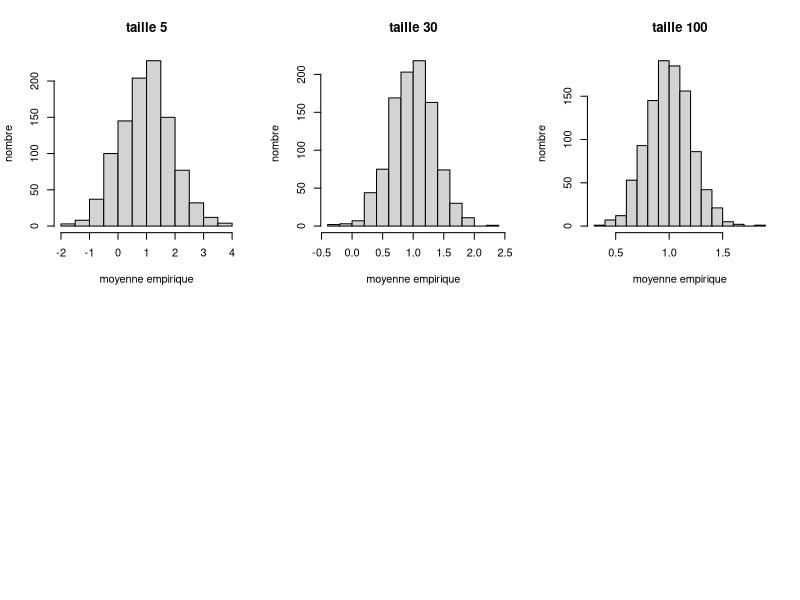
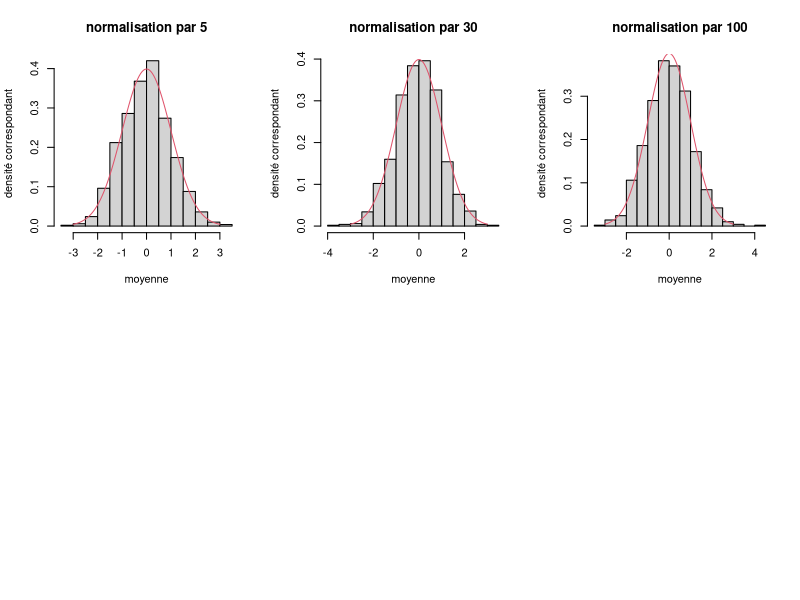
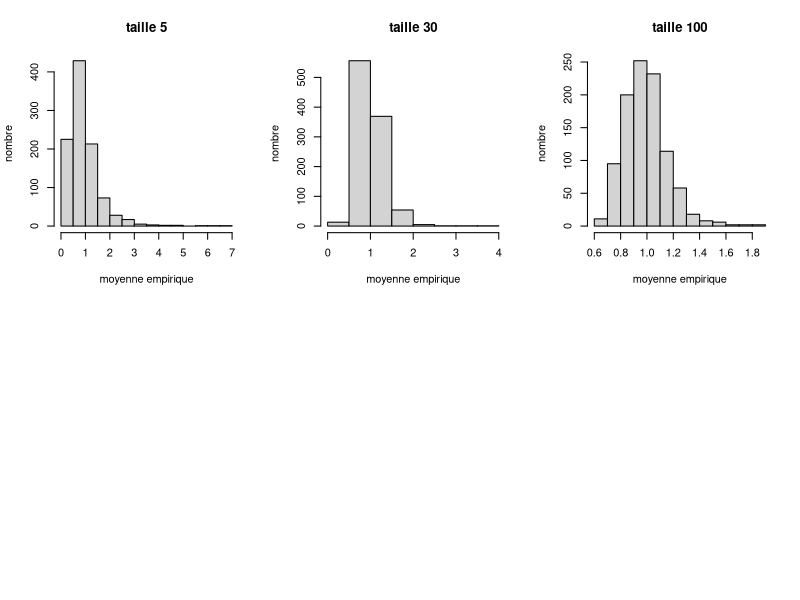
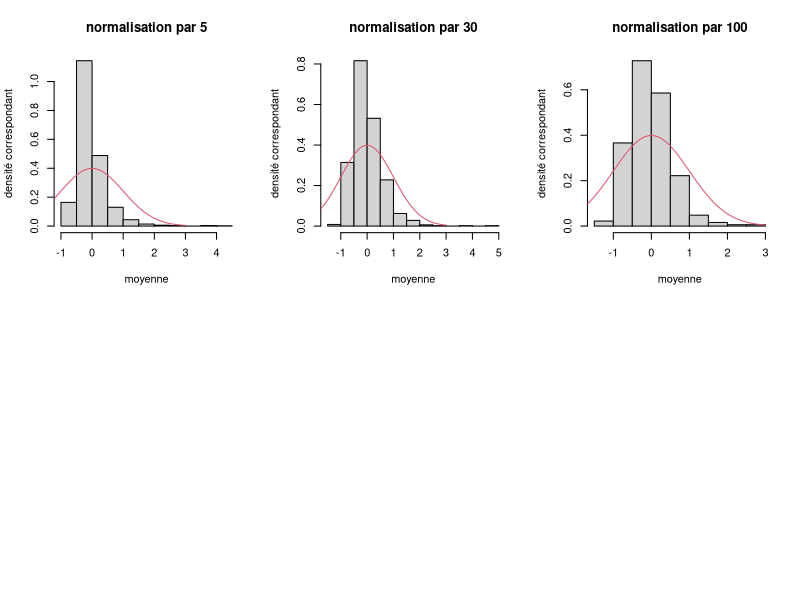
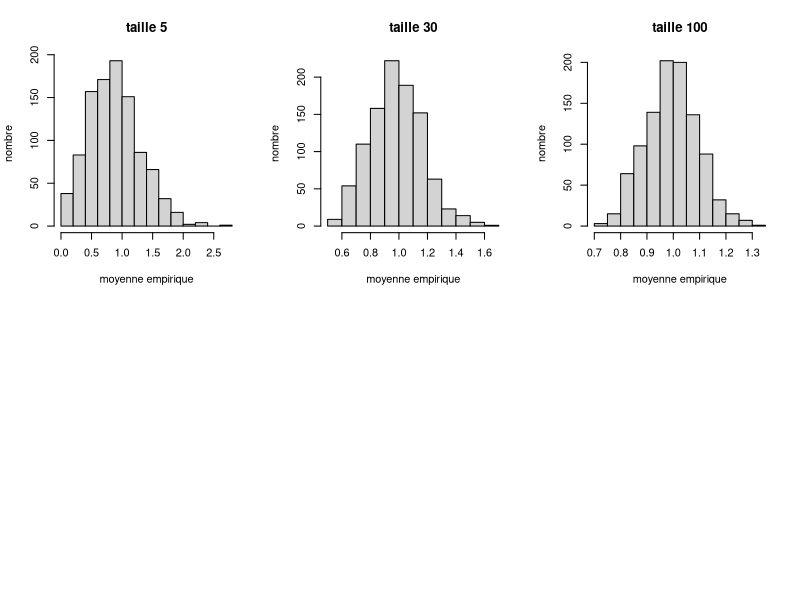
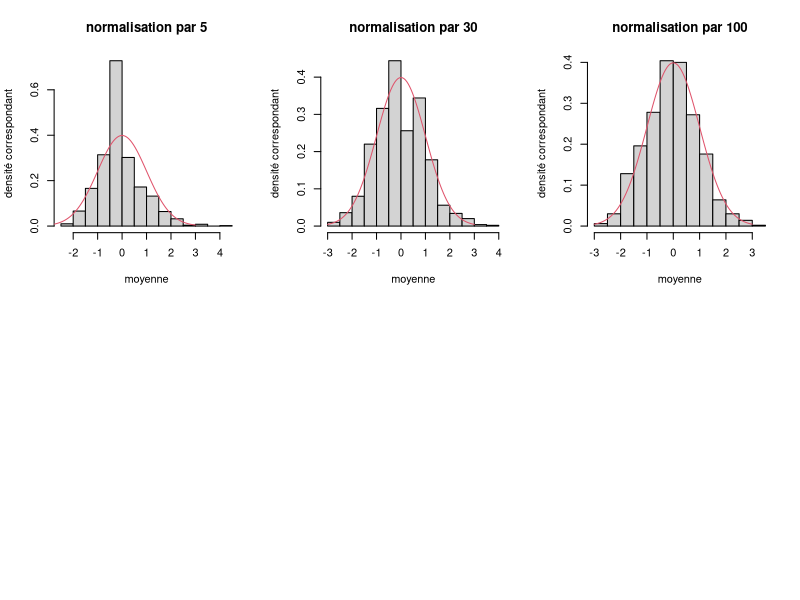

Reproduce these figures in R, in order.
## ---- chunk 1
knitr::opts_chunk$set(echo = TRUE)
## ---- chunk 2
getEchantillon <- function(n,mu=1,sigma=2){
  echantillon <- rnorm(1000*n, mean=mu, sd=sigma)
  dim(echantillon) = c(n, 1000)
  echantillon
}

calMoyenne <- function(echantillon){
  moyenne <- apply(echantillon, 2, mean)
}

calVariance <- function(echantillon){
  variance <- apply(echantillon, 2, var)
}

trace <- function(n,moyenne,variance){
  hist(moyenne,main = paste("taille", n), xlab = "moyenne empirique", ylab = "nombre")
  #hist(variance,main = paste("variances empiriques de taille", n), xlab = "la variance", ylab = "nombre")
}

histMoyennes <- function(moyennes){
  hist(moyennes[as.character(5),], freq = FALSE, main = paste("normalisation par", 5), xlab = "moyenne", ylab = "densité correspondant")
  plot(function(x) dnorm(x,0,1), xlim = c(-3,3), col=2, add =T)
  hist(moyennes[as.character(30),], freq = FALSE, main = paste("normalisation par", 30), xlab = "moyenne", ylab = "densité correspondant")
  plot(function(x) dnorm(x,0,1), xlim = c(-3,3), col=2, add =T)
  hist(moyennes[as.character(100),], freq = FALSE, main = paste("normalisation par", 100), xlab = "moyenne", ylab = "densité correspondant")
  plot(function(x) dnorm(x,0,1), xlim = c(-3,3), col=2, add =T)
}

moyennes <- matrix(0,3,1000)
rownames(moyennes) <- c("5", "30", "100")

par(mfrow=c(2,3))

resultat1 <- function(n,mu=1,sigma=2){
  echantillon <- getEchantillon(n,mu,sigma)
  moyenne <- calMoyenne(echantillon)
  variance <- calVariance(echantillon)
  trace(n,moyenne,variance) 
  moyenne
}

for (n in c(5,30,100)) {
  moyennes[as.character(n),] <- resultat1(n)
}

## ---- chunk 3
renormalisation <- function(moyennes,mu,sigma){
  for (n in c(5,30,100)) {
    for (i in 1:1000) {
      moyennes[as.character(n),i] <- (moyennes[as.character(n),i]-mu)/(sigma/sqrt(n))
    }
  }
  moyennes
}

moyennes <- renormalisation(moyennes,1,2)

par(mfrow=c(2,3))

histMoyennes(moyennes)

## ---- chunk 4
library(rmutil)
## ---- chunk 5
getEchantillon2 <- function(n,m,s){
  echantillon <- rpareto(1000*n,m,s)
  dim(echantillon) = c(n, 1000)
  echantillon
}

par(mfrow=c(2,3))

resultat2 <- function(n,m=1,s=3){
  echantillon <- getEchantillon2(n,m,s)
  moyenne <- calMoyenne(echantillon)
  variance <- calVariance(echantillon)
  trace(n,moyenne,variance) 
  moyenne
}

for (n in c(5,30,100)) {
  moyennes[as.character(n),] <- resultat2(n)
}

## ---- chunk 6

moyennes <- renormalisation(moyennes,1,3)

par(mfrow=c(2,3))

histMoyennes(moyennes)

## ---- chunk 7
getEchantillon3 <- function(n,lambda){
  echantillon <- rpois(1000*n, lambda)
  dim(echantillon) = c(n, 1000)
  echantillon
}

par(mfrow=c(2,3))

resultat3 <- function(n,lambda=1){
  echantillon <- getEchantillon3(n,lambda)
  moyenne <- calMoyenne(echantillon)
  variance <- calVariance(echantillon)
  trace(n,moyenne,variance)
  moyenne
}

for (n in c(5,30,100)) {
  moyennes[as.character(n),] <- resultat3(n)
}

## ---- chunk 8

moyennes <- renormalisation(moyennes,1,1)

par(mfrow=c(2,3))

histMoyennes(moyennes)

## ---- chunk 9

initX <- function(N,mu,sigma){
  X <- matrix(NA,3,N)
  rownames(X)=c("Gaussien","Pareto","Poisson")
  X["Gaussien",] <- rnorm(N,mu,sigma)
  X["Pareto",] <- rpareto(N,mu,sigma)
  X["Poisson",] <- rpois(N,mu)
  X
}

initZ <- function(X,mu,delta=1){
  for (rowX in 1:nrow(X)) {
    for (colX in 1:ncol(X)) {
      if (abs(X[rowX,colX]-mu)>=delta){
        X[rowX,colX] <- 1      
      }else{
        X[rowX,colX] <- 0     
      }
    }
  }
  X
}

X <- initX(10000,4,2)
echantillonZ <- initZ(X,4,1) 
EZ <- rowMeans(echantillonZ)
EZ
## ---- chunk 10
N <- 10000
mu <- 4
delta <- 1

borneChev <- function(sigma,delta){
  (sigma/delta)**2
}

#function: pour tester si les bornes obtenues par B.C. satisfait l'inégalité
#param: N la taille d'échantillon, mu espérence, sigma dispersion
#return: TRUE si les échantillon satisfont l'inégalité FALSE sinon
testBC <- function(N,mu,sigma,delta){
  echantillonZ <- initZ(initX(N,mu,sigma),mu,delta)
  EZ <- rowMeans(echantillonZ)
  rtn <- (EZ <= borneChev(sigma,delta))
}

#function: Calcule la fréquence à laquelle les échantillons satisfait l'inégalité 
#return: un vecteur des fréquence
pTRUE <- function(N,mu,delta){
  nbTRUE <- c(0,0,0)
  ltest <- seq(from = 1.5,to = 4,by = 0.5)  #la gamme de valeurs de sigma
  for (sigma in ltest) {
    test <- testBC(N,mu,sigma,delta)
    for (j in 1:3) { #1,2,3 correspondent respectivement "Gaussien","Pareto","Poisson"
      if(test[j]){
        nbTRUE[j] <- nbTRUE[j]+1
      }
    }
  }
  nbTRUE/length(ltest)
}

res <- sapply(c(1,2,3), function(delta) pTRUE(N,4,delta))
rownames(res) <- c("Gaussien","Pareto","Poisson")
colnames(res) <- c("delta=1","delta=2","delta=3")
res

## ---- chunk 11
N <- 10000
borneChernoff_gaus <- function(sigma,delta){
  exp(-(delta**2)/(2*(sigma**2)))
}

probDev <- function(X,mu,delta){
  rtn <- 0
  for(i in 1:length(X)){
    if((X[i]-mu)>=delta){
      rtn <- rtn + 1
    }
  }
  rtn/length(X)
}
## ---- chunk 12
mu <- 1
sigma <- 2

res <- list(NULL,NULL,NULL)
names(res) <- c("Chernoff","Monte Carlo","satisfait")

for (delta in seq(from = 1, to = 4, by =0.5)) {
  X <- rnorm(N,mu,sigma)
  borne <- borneChernoff_gaus(sigma,delta)
  res$Chernoff <- append(res$Chernoff,borne)
  mc <- probDev(X,mu,sigma)
  res$`Monte Carlo` <- append(res$`Monte Carlo`,mc)
  sivrai <- (mc <= borne)
  res$satisfait <- append(res$satisfait,sivrai)
}
res
## ---- chunk 13
mu <- 1
delta <- 2

res <- list(NULL,NULL,NULL)
names(res) <- c("Chernoff","Monte Carlo","satisfait")

for (sigma in seq(from = 1, to = 4, by =0.5)) {
  X <- rnorm(N,mu,sigma)
  borne <- borneChernoff_gaus(sigma,delta)
  res$Chernoff <- append(res$Chernoff,borne)
  mc <- probDev(X,mu,sigma)
  res$`Monte Carlo` <- append(res$`Monte Carlo`,mc)
  sivrai <- (mc <= borne)
  res$satisfait <- append(res$satisfait,sivrai)
}
res

## ---- chunk 14
borneChernoff_pois <- function(lamba,delta){
  exp(-lambda*(1+(delta/lambda)*log(1+(delta/lambda))-(delta/lambda)))
}
## ---- chunk 15
lambda <- 2

res <- list(NULL,NULL,NULL)
names(res) <- c("Chernoff","Monte Carlo","satisfait")

for (delta in seq(from = 1, to = 4, by =0.5)) {
  X <- rpois(N,lambda)
  borne <- borneChernoff_pois(lambda,delta)
  res$Chernoff <- append(res$Chernoff,borne)
  mc <- probDev(X,lambda,sqrt(lambda))
  res$`Monte Carlo` <- append(res$`Monte Carlo`,mc)
  sivrai <- (mc <= borne)
  res$satisfait <- append(res$satisfait,sivrai)
}
res
## ---- chunk 16
delta <- 2

res <- list(NULL,NULL,NULL)
names(res) <- c("Chernoff","Monte Carlo","satisfait")

for (lambda1 in seq(from = 0.5, to = 2, by =0.25)) {
  lambda <- lambda1**2
  X <- rpois(N,lambda)
  borne <- borneChernoff_pois(lambda,delta)
  res$Chernoff <- append(res$Chernoff,borne)
  mc <- probDev(X,lambda,sqrt(lambda))
  res$`Monte Carlo` <- append(res$`Monte Carlo`,mc)
  sivrai <- (mc <= borne)
  res$satisfait <- append(res$satisfait,sivrai)
}
res
## ---- chunk 17
n <- c(20,100,1000)
delta <- 0.5

borneChernoff_gaus_n <- function(n,mu=1,sigma=2,delta=0.5){
  exp(-n*((mu+delta)**2)/(2*(sigma**2)))
}

borneChernoff_pois_n <- function(n,lambda=2,delta=0.5){
  exp(-n*((lambda+delta)**2)/(2*lambda))
}

rtn <- matrix(NA,nrow = 2,ncol = 3)
rownames(rtn) <- c("Gauss","Poisson")
colnames(rtn) <- c(20,100,1000)

for (i in n) {
  rtn["Gauss",as.character(n)] <- borneChernoff_gaus_n(n)
  rtn["Poisson",as.character(n)] <- borneChernoff_pois_n(n)
}

rtn

## ---- chunk 18
moyennesC <- matrix(NA,nrow=1,ncol=4)
colnames(moyennesC) <- c(20,100,1000,10000)

for (n in c(20,100,1000,10000)) {
  moyennesC[1,as.character(n)] <- mean(rcauchy(n,0,1))
}

moyennesC

## ---- chunk 19
cauchys <- matrix(NA,nrow = 1,ncol = 3)
colnames(cauchys) <- c(20,100,1000)
rownames(cauchys) <- "médiane"
for (n in c(20,100,1000)) {
  echantillonC <- sort(rcauchy(n))
  cauchys[1,as.character(n)] <- echantillonC[n/2+1]
}
cauchys
